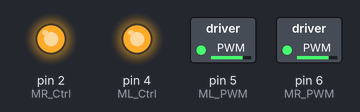
The sketch below on a simulated Arduino Uno, built with avr-gcc and run on an emulated ATmega328P. Shown: switched loads named in the sketch (green lamp = pin HIGH), output pins drawn as LEDs (lit = HIGH).

Above: at 0.05 s.
At 2.5 s:
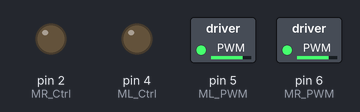
At 5.0 s:
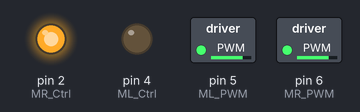
At 7.45 s:
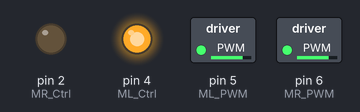
At 9.95 s:
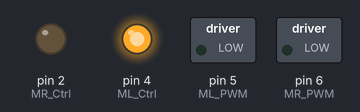
Timing chart, 0 to 13.0 s (numbered marks = the images above):
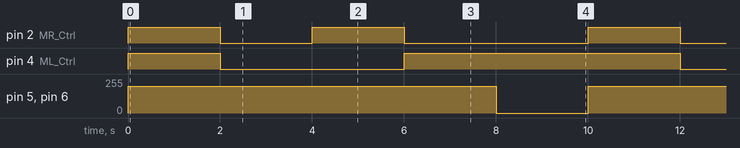

The sketch:

Movement.ino
```cpp
#define ML_Ctrl 4   // Define the direction control pin of B motor
#define ML_PWM 5    // Define the PWM control pin of B motor
#define MR_Ctrl 2   // Define direction control pin of A motor
#define MR_PWM 6    // Define the PWM control pin of a motor

void setup() {
  pinMode(ML_Ctrl, OUTPUT); //define direction control pin of B motor as output
  pinMode(ML_PWM, OUTPUT);  //define PWM control pin of B motor as output
  pinMode(MR_Ctrl, OUTPUT); //define direction control pin of A motor as output.
  pinMode(MR_PWM, OUTPUT);  //define the PWM control pin of A motor as output
}
bool stop = false;
void loop() {
  if (stop) return; //  comment return to stop and upload.
  digitalWrite(ML_Ctrl,HIGH); //set the direction control pin of B motor to HIGH
  analogWrite(ML_PWM,200);    //set the PWM control speed of B motor to 200
  digitalWrite(MR_Ctrl,HIGH); //set the direction control pin of A motor to HIGH
  analogWrite(MR_PWM,200);    //set the PWM control speed of A motor to 200

  // Move Forward
  delay(2000);//delay in 2s
  digitalWrite(ML_Ctrl,LOW); // Set the direction control pin of B
  analogWrite(ML_PWM, 200);  // Set the PWM control speed of B motor to 200
  digitalWrite(MR_Ctrl, LOW);// Set the direction control pin of A motor to low
  analogWrite(MR_PWM, 200);  // Set the PWM control speed of A motor to 200

  // Move Backwards
  delay(2000);// delay in 2s
  digitalWrite(ML_Ctrl, LOW);   // Set the direction control pin of B motor to LOW
  analogWrite(ML_PWM, 200);     // Set the PWM control speed of B motor to 200
  digitalWrite(MR_Ctrl,HIGH);   // Set the direction control pin of A motor to HIGH
  analogWrite(MR_PWM,200);      // Set the PWM control speed of A motor to 200

  // Left
  delay(2000);// delay in 2s
  digitalWrite(ML_Ctrl, HIGH);  // Set the direction control pin of B motor to HIGH
  analogWrite(ML_PWM, 200);     // Set the PWM control speed of B motor to 200
  digitalWrite(MR_Ctrl,LOW);    // Set the direction control pin of A motor to LOW
  analogWrite(MR_PWM,200);      // Set the PWM control speed of A motor to 200

  // Right
  delay(2000); //delay in 2s
  analogWrite(ML_PWM,0); //set the PWM control speed of B motor to 0
  analogWrite(MR_PWM,0); //set the PWM control speed of A motor

  //stop
  delay(2000); //delay in 2s
}
```

Measured:
- by itself, pin 2 (MR_Ctrl): repeats every 10.0 s: LOW 2.0 s, HIGH 2.0 s, LOW 4.0 s, HIGH 2.0 s
- by itself, pin 4 (ML_Ctrl): repeats every 10.0 s: LOW 4.0 s, HIGH 6.0 s
- by itself, pin 5 (ML_PWM), pin 6 (MR_PWM): alternates 200/255 for 8.0 s and 0/255 for 2.0 s
